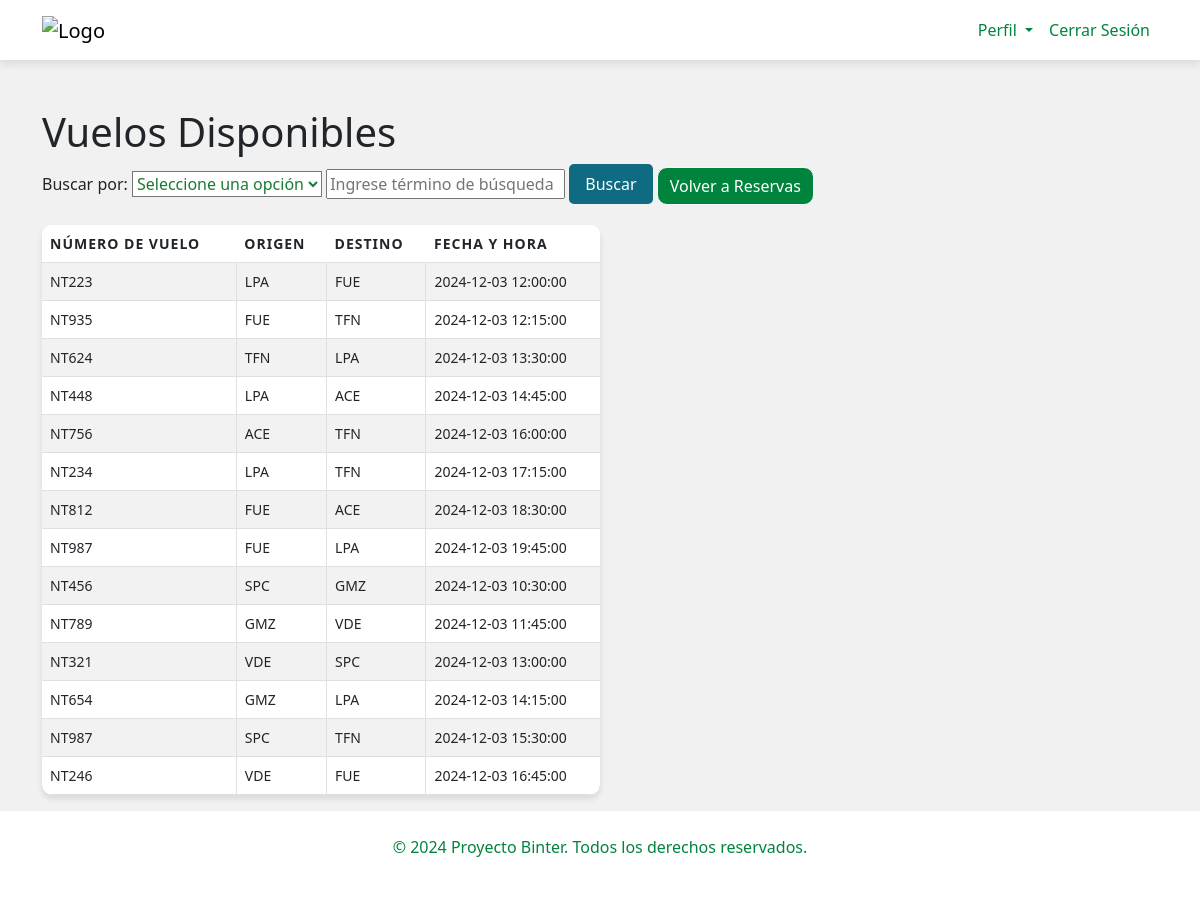
The app's page /buscador.php (signed in) with its own data.
### tables this page shows
CREATE TABLE `vuelos` (
  `IdVuelo` int(11) NOT NULL,
  `NumVuelo` char(5) DEFAULT NULL,
  `origen` enum('TFN','TFS','LPA','FUE','ACE','SPC','GMZ','VDE') DEFAULT NULL,
  `destino` enum('TFN','TFS','LPA','FUE','ACE','SPC','GMZ','VDE') DEFAULT NULL,
  `fechaHora` datetime DEFAULT NULL
);

### libreriabuscar.php (called while the page is built, shortened)
<?php
$conexion = conectar();
$filtro_valor = isset($_POST['filtro_valor']) ? $_POST['filtro_valor'] : '';
$sql_vuelos = "SELECT * FROM vuelos";
$vuelos = mysqli_query($conexion, $sql_vuelos);
?>

### buscador.php (the view, shortened to what this page needs)
<?php
include 'libreriabuscar.php';
?>
<!DOCTYPE html>
<html lang="es">
<head>
    <link href="https://cdn.jsdelivr.net/npm/bootstrap@5.3.0/dist/css/bootstrap.min.css" rel="stylesheet">
</head>
<body>
    <nav class="navbar navbar-expand-lg navbar-success">
        <div class="container">
            <a class="navbar-brand" href="index.php">
                <img src="https://www.bintercanarias.com/assets/icons/Logo.svg" alt="Logo" />
            </a>
            <div class="collapse navbar-collapse" id="navbarNav">
                <ul class="navbar-nav ms-auto">
                    <li class="nav-item dropdown">
                        <a class="nav-link dropdown-toggle" href="perfil.php" id="perfilDropdown" role="button"
                            data-bs-toggle="dropdown" aria-expanded="false">
                            Perfil
                        </a>
                    </li>
                    <li class="nav-item">
                        <a class="nav-link" href="logout.php">Cerrar Sesión</a>
                    </li>
                </ul>
            </div>
        </div>
    </nav>
    <div class="container mt-5">
        <h1>Vuelos Disponibles</h1>
        <form method="POST" action="">
            <label for="filtro_columna">Buscar por:</label>
            <select name="filtro_columna" id="filtro_columna">
                <option value="">Seleccione una opción</option>
            </select>
            <input type="text" name="filtro_valor" id="filtro_valor" value="<?= htmlspecialchars($filtro_valor) ?>"
                placeholder="Ingrese término de búsqueda">
            <button type="submit">Buscar</button>
            <a href="misreservas.php" class="btn btn-light">Volver a Reservas</a>
        </form>
        <div class="col-6 text-center">
            <?php if ($vuelos && mysqli_num_rows($vuelos) > 0): ?>
                <table class="table table-striped">
                    <thead>
                        <tr>
                            <th>Número de Vuelo</th>
                            <th>Origen</th>
                            <th>Destino</th>
                            <th>Fecha y Hora</th>
                        </tr>
                    </thead>
                    <tbody>
                        <?php while ($vuelo = mysqli_fetch_assoc($vuelos)): ?>
                            <tr>
                                <td><?= htmlspecialchars($vuelo['NumVuelo']) ?></td>
                                <td><?= htmlspecialchars($vuelo['origen']) ?></td>
                                <td><?= htmlspecialchars($vuelo['destino']) ?></td>
                                <td><?= htmlspecialchars($vuelo['fechaHora']) ?></td>
                            </tr>
                        <?php endwhile; ?>
                    </tbody>
                </table>
            <?php else: ?>
                <p>No se encontraron vuelos disponibles.</p>
            <?php endif; ?>
        </div>
    </div>
</body>
<footer class="bg-white text-center py-4">
    <p id="fot">&copy; 2024 Proyecto Binter. Todos los derechos reservados.</p>
</footer>
</html>

### records on screen
vuelos: NumVuelo "NT223", origen "LPA", destino "FUE", fechaHora "2024-12-03 12:00:00"
vuelos: NumVuelo "NT935", origen "FUE", destino "TFN", fechaHora "2024-12-03 12:15:00"
vuelos: NumVuelo "NT624", origen "TFN", destino "LPA", fechaHora "2024-12-03 13:30:00"
vuelos: NumVuelo "NT448", origen "LPA", destino "ACE", fechaHora "2024-12-03 14:45:00"
vuelos: NumVuelo "NT756", origen "ACE", destino "TFN", fechaHora "2024-12-03 16:00:00"
vuelos: NumVuelo "NT234", origen "LPA", destino "TFN", fechaHora "2024-12-03 17:15:00"
vuelos: NumVuelo "NT812", origen "FUE", destino "ACE", fechaHora "2024-12-03 18:30:00"
vuelos: NumVuelo "NT987", origen "FUE", destino "LPA", fechaHora "2024-12-03 19:45:00"
vuelos: NumVuelo "NT456", origen "SPC", destino "GMZ", fechaHora "2024-12-03 10:30:00"
vuelos: NumVuelo "NT789", origen "GMZ", destino "VDE", fechaHora "2024-12-03 11:45:00"
vuelos: NumVuelo "NT321", origen "VDE", destino "SPC", fechaHora "2024-12-03 13:00:00"
vuelos: NumVuelo "NT654", origen "GMZ", destino "LPA", fechaHora "2024-12-03 14:15:00"
vuelos: NumVuelo "NT987", origen "SPC", destino "TFN", fechaHora "2024-12-03 15:30:00"
vuelos: NumVuelo "NT246", origen "VDE", destino "FUE", fechaHora "2024-12-03 16:45:00"
